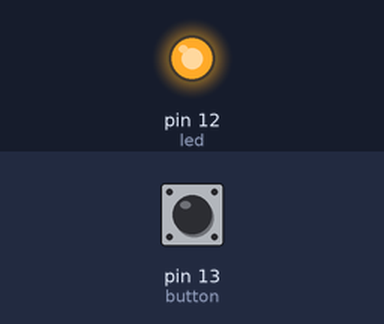
Recording of a sketch running on a simulated Arduino Uno, built with avr-gcc and run on an emulated ATmega328P. Shown: output pins drawn as LEDs (lit = HIGH). Inputs (shaded band) come from the test bench; at power-on: pin 13 (button) LOW.

Above: at 1.2 s.
1.3 s: pin 13 (button) pulled HIGH for 0.15 s
At 1.37 s:
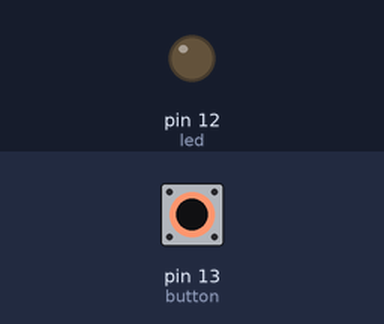
2.9 s: pin 13 (button) pulled HIGH for 3.2 s
At 7.0 s:
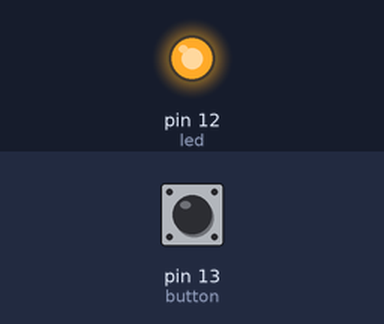
Timing chart, 0 to 8.5 s (numbered marks = the images above; inputs shaded):
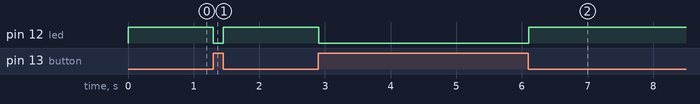

The sketch:

codigo5.ino
```cpp
// C++ code
//

int button = 13;
int led = 12;

void setup()
{
  pinMode(led, OUTPUT);
  pinMode(button, INPUT);
}

int var;
void loop()
{
  var = digitalRead(button);
  if(var){
        digitalWrite(led, LOW);
      }else{
       digitalWrite(led, HIGH);
}
  delay(10);
    }
```

Measured:
- after the input at 1.3 s, pin 12 (led): HIGH → LOW at once, → HIGH 0.15 s later
- after the input at 2.9 s, pin 12 (led): HIGH → LOW at once, → HIGH 3.2 s later
